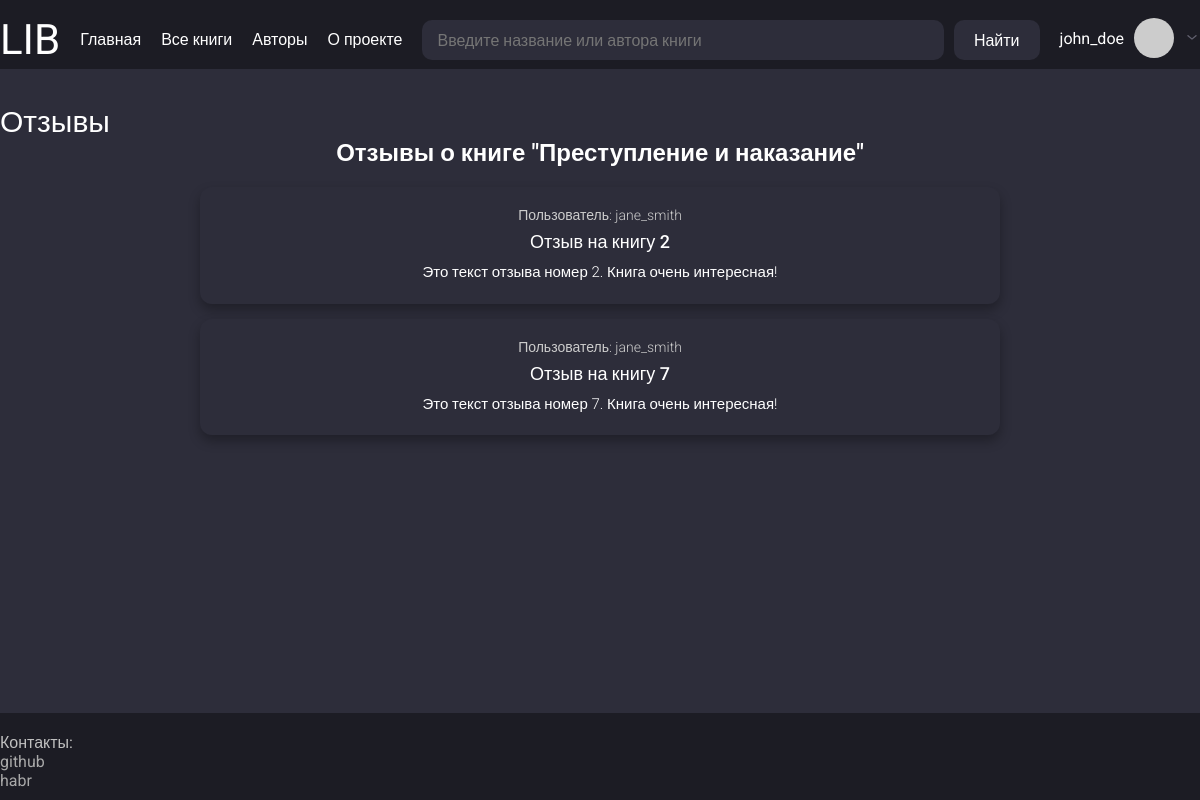
/books/2/reviews (signed in), run on the app's committed database.
### app/models.py (models this page shows, shortened)
class User(UserMixin, db.Model):
    __tablename__ = "users"
    id = sa.Column(sa.Integer, primary_key=True, autoincrement=True)
    username = sa.Column(sa.String(50), index=True, unique=True, nullable=False)
    email = sa.Column(sa.String(120), index=True, unique=True, nullable=False)
    hashed_password = sa.Column(sa.String(256), nullable=True)
    status = sa.Column(sa.String(25), default="rejected", nullable=True)  # approved, pending
    role = sa.Column(sa.String(15), default="user", nullable=True)  # admin
    reviews = so.relationship("Review", back_populates="user", cascade="all, delete-orphan")
    books = so.relationship("Book", secondary=users_books, back_populates="users")
    def avatar(self, size):
        digest = md5(self.email.lower().encode('utf-8')).hexdigest()
        return f"https://www.gravatar.com/avatar/{digest}?s={size}&d=identicon"

class Book(db.Model):
    __tablename__ = "books"
    id = sa.Column(sa.Integer, primary_key=True, autoincrement=True)
    title = sa.Column(sa.String(100), nullable=False, index=True)
    description = sa.Column(sa.String, nullable=True)
    link_to_download = sa.Column(sa.String, nullable=True)
    bin_preview_photo = sa.Column(sa.LargeBinary, nullable=True)
    reviews = so.relationship("Review", back_populates="book", cascade="all, delete-orphan")
    tags = so.relationship("Tag", secondary=books_tags, back_populates="books")
    authors = so.relationship("Author", secondary=authors_books, back_populates="books")
    users = so.relationship("User", secondary=users_books, back_populates="books")
    @classmethod
    def is_exists(cls, book_id):
        return db.session.query(cls).filter(cls.id == book_id).first()

class Review(db.Model):
    __tablename__ = "reviews"
    id = sa.Column(sa.Integer, primary_key=True, autoincrement=True)
    title = sa.Column(sa.String(256), nullable=False)
    text = sa.Column(sa.String, nullable=False)
    user_id = sa.Column(sa.Integer, sa.ForeignKey("users.id"), nullable=False)
    book_id = sa.Column(sa.Integer, sa.ForeignKey("books.id"), nullable=False)
    user = so.relationship("User", back_populates="reviews")
    book = so.relationship("Book", back_populates="reviews")

### app/routes.py (the view)
@app.route("/books/<int:book_id>/reviews")
def book_reviews_list(book_id):
    params = {"title": "Отзывы",
              "book": get_detail_book(book_id),
              "local_css_file": "reviews.css"}
    try:
        reviews = get_reviews_for_book(book_id)
        if reviews:
            params["reviews"] = reviews
    except Exception as e:
        params["error_message"] = str(e)
    return render_template("book_reviews.html", **params)

### app/models.py (called while the page is built)
@login.user_loader
def load_user(id):
    return db.session.get(User, int(id))

### app/services.py (called while the page is built)
def get_reviews_for_book(book_id):
    book = Book.is_exists(book_id)
    if not book:
        raise ValueError("Такой книги не существует")
    return book.reviews

def get_detail_book(book_id):
    return db.session.query(Book).filter(Book.id == book_id).first()

### app/templates/book_reviews.html
{% extends "base.html" %}
{% block content %}
<div class="book-reviews-page">
    <h2 class="reviews-section-title">Отзывы о книге "{{ book.title }}"</h2>
    <div class="reviews-list">
        {% if reviews %}
            {% for review in reviews %}
                <div class="review-card">
                    <p class="review-author"><a href="{{ url_for('user_account', username=review.user.username) }}">Пользователь: {{ review.user.username }}</a></p>
                    <p class="review-title"><a href="{{ url_for('user_review_detail', username=review.user.username, review_id=review.id) }}">{{ review.title }}</a></p>
                    <p class="review-text">{{ review.text }}</p>
                </div>
            {% endfor %}
        {% else %}
            <p class="review-title">У данной книги ещё нет отзывов</p>
        {% endif %}
    </div>
</div>
{% endblock %}

### app/templates/base.html (shortened to what this page needs)
<!DOCTYPE html>
<html lang="ru">
<head>
    <link href="{{ url_for('static', filename='/css/style.css') }}" rel="stylesheet">
    {% if local_css_file %}
        <link href="{{ url_for('static', filename='/css/' ~ local_css_file) }}" rel="stylesheet">
    {% endif %}
</head>
<body>
    <div class="wrapper">
        <header class="header">
            <div class="container header-container">
                <div class="header-logo-container">
                    <p class="header-logo"><a href="{{ url_for('index') }}" class="header-logo-link">LIB</a></p>
                </div>
                <ul class="header-menu">
                    <li><a href="{{ url_for('index') }}" class="header-logo-link">Главная</a></li>
                    <li><a href="{{ url_for('books_list') }}" class="header-logo-link">Все книги</a></li>
                    <li><a href="{{ url_for('authors_list') }}" class="header-logo-link">Авторы</a></li>
                    <li><a href="{{ url_for('about_project') }}" class="header-logo-link">О проекте</a></li>
                </ul>
                <div class="header-search-container">
                        <input type="search" class="header-search" placeholder="Введите название или автора книги" id="ajax-search" name="search" autocomplete="off">
                        <button class="search-button-submit" id="search-button">Найти</button>
                </div>
                <div class="header-user-container">
                    {% if current_user.is_authenticated %}
                        <p class="header-user-nickname">
                            <a href="{{ url_for('user_account', username=current_user.username) }}" class="user-nickname-link">{{ current_user.username }}</a>
                        </p>
                        <img class="header-user-img" src="{{ current_user.avatar(60) }}" alt="Аватар">
                        <button class="arrow-userinfo-button">
                            <img class="header-arrow-down" src="{{ url_for('static', filename='images/arrow-ios-down.svg') }}" alt="Стрелка вниз">
                        </button>
                    {% else %}
                        <p class="header-user-nickname">
                            <a href="{{ url_for('register') }}" class="user-nickname-link">Зарегистрироваться</a>
                            <a href="{{ url_for('login') }}" class="user-nickname-link">Войти</a>
                        </p>
                    {% endif %}
                </div>
            </div>
        </header>
        <main class="main">
            <div class="container">
                <div class="main-container">
                    <h1 class="main-title">{{ title }}</h1>
                    {% block content %}{% endblock %}
                </div>
            </div>
        </main>
        <footer class="footer">
            <div class="container">
                <div class="footer-container">
                    <div class="footer-contact-container">
                        <p class="contact-title">Контакты:</p>
                        <ul class="contact-list">
                            <li><a href="https://github.com/taishakutenn" class="footer-contact-link">github</a></li>
                            <li><a href="https://habr.com/ru/users/taishakuten" class="footer-contact-link">habr</a></li>
                        </ul>
                    </div>
                </div>
            </div>
        </footer>
    </div>
</body>
</html>

### app/static/css/style.css (style rules this page uses)
html, body { margin: 0; padding: 0; height: 100%; font-family: 'Roboto', sans-serif; background-color: #2D2D3A; color: #FFFFFF; }
.wrapper { min-height: 100%; display: flex; flex-direction: column; }
.container { max-width: 1220px; width: 100%; margin: 0 auto; padding-top: 15px; padding-bottom: 5px; }
.header { background-color: #1C1C24; width: 100%; }
.header-container { display: flex; justify-content: space-between; align-items: flex-start; gap: 20px; flex-wrap: wrap; }
.header-logo { font-size: 42px; margin: 0; }
.header-logo-link { text-decoration: none; color: inherit; }
.header-menu { display: flex; gap: 20px; list-style: none; padding: 0; margin-top: 15px; }
.header-search-container { display: flex; gap: 10px; flex-grow: 1; margin-top: 5px; position: relative; }
.header-search { background-color: #2D2D3A; border: none; border-radius: 10px; padding: 10px 15px; color: white; flex-grow: 1; height: 40px; box-sizing: border-box; }
.search-button-submit { background-color: #2D2D3A; border: none; border-radius: 10px; color: white; padding: 0 20px; height: 40px; cursor: pointer; box-sizing: border-box; }
.header-user-container { position: relative; display: flex; align-items: center; gap: 10px; margin-top: 3px; }
.header-user-nickname { margin: 0; }
.user-nickname-link { text-decoration: none; color: inherit; }
.header-user-img { width: 40px; height: 40px; border-radius: 50%; }
.arrow-userinfo-button { background: none; border: none; cursor: pointer; }
.header-arrow-down { width: 16px; height: 16px; }
.main { flex-grow: 1; padding: 20px 0; }
.main-container { display: flex; flex-direction: column; }
.main-title { font-size: 30px; }
.footer { background-color: #1C1C24; width: 100%; padding: 5px 0; }
.footer-container { display: flex; justify-content: space-between; }
.footer-contact-container { display: flex; flex-direction: column; }
.contact-title { color: #C0C0C0; }
.contact-list { margin-top: a; }
.footer-contact-link { color: #A9A9A9; text-decoration: none; }

### app/static/css/reviews.css (style rules this page uses)
.reviews-section-title, .review-detail-title { font-size: 24px; font-weight: 600; margin-bottom: 20px; text-align: center; }
.reviews-list { display: flex; flex-direction: column; gap: 15px; max-width: 800px; margin: 0 auto; }
.review-card, .review-detail-card { background-color: #2D2D3A; border-radius: 12px; padding: 20px; box-shadow: 0 6px 12px rgba(0, 0, 0, 0.3); transition: transform 0.2s ease; }
.review-title { font-size: 18px; font-weight: 500; margin: 8px 0; text-align: center; }
.review-title a { text-decoration: none; color: inherit; }
.review-text, .review-full-text { font-size: 15px; font-weight: 300; line-height: 1.5; text-align: center; }
.review-author, .review-book-title, .review-author a { font-size: 14px; font-weight: 300; color: #CCCCCC; text-align: center; margin-bottom: 6px; }

### data on the page
User: username "john_doe"
Book: title "Преступление и наказание"
Review: user.username "jane_smith", title "Отзыв на книгу 2", text "Это текст отзыва номер 2. Книга очень интересная!"
Review: user.username "jane_smith", title "Отзыв на книгу 7", text "Это текст отзыва номер 7. Книга очень интересная!"

### other printed values
{{ title }} "Отзывы"
